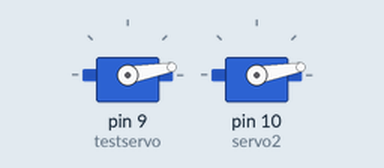
Bench run of a sketch on a simulated Arduino Uno, built with avr-gcc and run on an emulated ATmega328P. Parts: 2 × servo.

Above: at 0.05 s.
At 2.0 s:
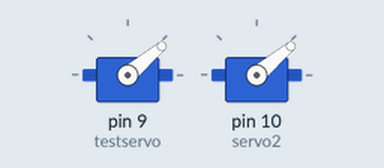
At 4.0 s:
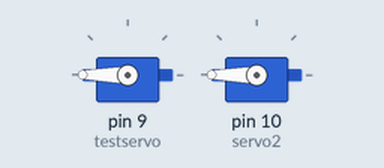
Timing chart, 0 to 5.2 s (numbered marks = the images above):
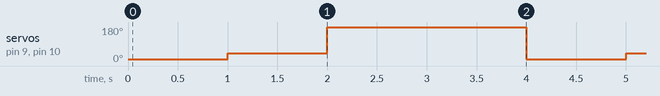

The sketch:

MultiServo.ino
```cpp
// (licence header left out)
#include <Servo.h>

Servo testservo;
Servo servo2;

void setup()
{
  // the 1000 & 2000 set the pulse width
  // mix & max limits, in microseconds.
  // Be careful with shorter or longer pulses.
  testservo.attach(9, 1000, 2000);
  servo2.attach(10, 1000, 2000);

}

void loop()
{

      testservo.write(10);
      servo2.write(10);
      delay(1000);

      testservo.write(40);
      servo2.write(40);
      delay(1000);

        testservo.write(180);
      servo2.write(180);
      delay(1000);

      testservo.write(360);
      servo2.write(360);
      delay(1000);

}
```

Measured:
- by itself, servo on pin 9 (testservo), servo on pin 10 (servo2): repeats every 4.0 s: 180° 2.0 s, 10° 1.0 s, 40° 1.0 s
